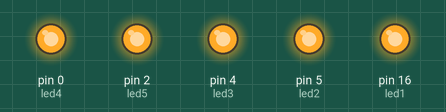
This sketch was run on a simulated Arduino Uno, built with avr-gcc and run on an emulated ATmega328P. On the bench: output pins drawn as LEDs (lit = HIGH).

Above: at 2.5 s.
At 7.5 s:
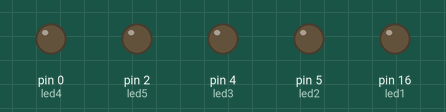
Timing chart, 0 to 13.0 s (numbered marks = the images above):
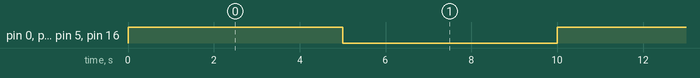

Measured:
- by itself, pin 0 (led4), pin 2 (led5), pin 4 (led3), pin 5 (led2), pin 16 (led1): alternates HIGH for 5.0 s and LOW for 5.0 s

The sketch:

CincoLucesLED.ino
```cpp
int led1 = 16, led2 = 5, led3 = 4, led4 = 0, led5 = 2; //Inicio de variables de LED y puertos D0 a D4 del ESP8266
void encenderLuces(); //Inicialización de la función
void apagarLuces(); //Inicialización de la función
void setup() {
  //Declaración de los LEDs como OUTPUT
  pinMode(led1,OUTPUT);
  pinMode(led2,OUTPUT);
  pinMode(led3,OUTPUT);
  pinMode(led4,OUTPUT);
  pinMode(led5,OUTPUT);
}

void loop() {
  //Código principal que se estará iterando
  encenderLuces();
  delay(5000);
  apagarLuces();
  delay(5000);
}
void encenderLuces() {
  //Función que enciende las luces
  digitalWrite(led1,HIGH);
  digitalWrite(led2,HIGH);
  digitalWrite(led3,HIGH);
  digitalWrite(led4,HIGH);
  digitalWrite(led5,HIGH);
}
void apagarLuces() {
  //Función que apaga las luces
  digitalWrite(led1,LOW);
  digitalWrite(led2,LOW);
  digitalWrite(led3,LOW);
  digitalWrite(led4,LOW);
  digitalWrite(led5,LOW);
}
```
